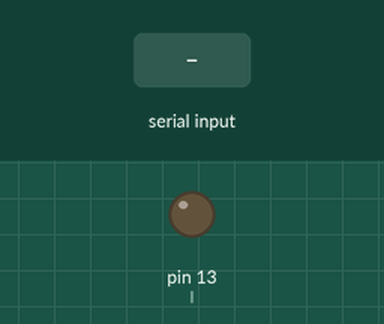
Bench run of a sketch on a simulated Arduino Uno, built with avr-gcc and run on an emulated ATmega328P. Parts: output pins drawn as LEDs (lit = HIGH). The inputs (shaded band) are chosen by the test bench.

Above: at 1.2 s.
1.3 s: "101\n" received over Serial
At 1.7 s:
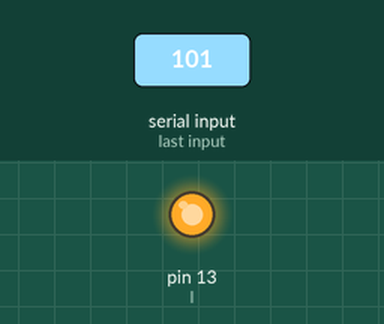
2.8 s: "102\n" received over Serial
At 4.0 s:
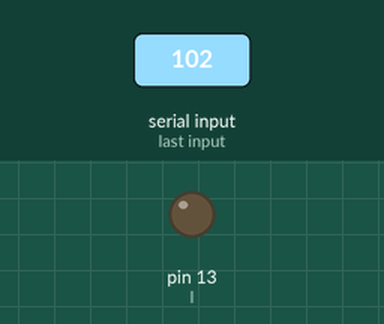
Timing chart, 0 to 5.8 s (numbered marks = the images above; inputs shaded):
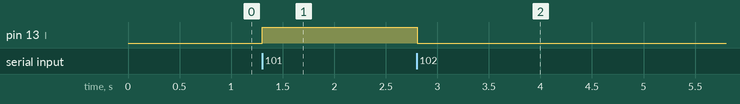

The sketch:

sketch_oct11b.ino
```cpp
int l=13;
void setup() {
  // put your setup code here, to run once:
pinMode(l,OUTPUT);
Serial.begin(9600);
}

void loop() {
  // put your main code here, to run repeatedly:
if (Serial.available()>0){
 int btc = Serial.parseInt();
  if (btc== 101 ){
    digitalWrite(l,HIGH);
  } else if (btc == 102){
    digitalWrite(l,LOW);
  }
    }
}
```

Measured:
- after the input at 1.3 s, pin 13 (l): LOW → HIGH at once
- after the input at 2.8 s, pin 13 (l): HIGH → LOW at once
